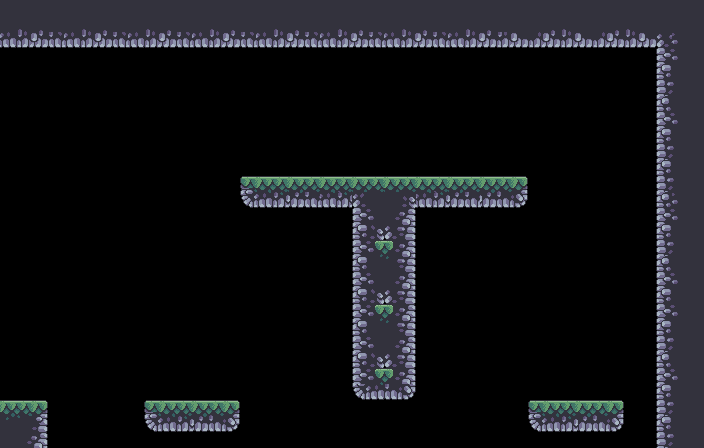

This is a level from a 2D game, rendered from its Tiled map with the project's own tilesets. A one-line summary and the complete map file follow:
An orthogonal 44x28 tile map with 16x16 px tiles, 1 tile layer (Calque de Tuiles 1) and 13 objects (11x collision, 2x spawn).

<map version="1.5" tiledversion="1.7.2" orientation="orthogonal" renderorder="right-down" width="44" height="28" tilewidth="16" tileheight="16" infinite="0" nextlayerid="3" nextobjectid="19">
 <tileset firstgid="1" source="../Terrain (32x32).tsx" />
 <layer id="1" name="Calque de Tuiles 1" width="44" height="28">
  <data encoding="csv">
106,106,106,106,106,106,106,106,106,106,106,106,106,106,106,106,106,106,106,106,106,106,106,106,106,106,106,106,106,106,106,106,106,105,115,115,115,115,115,115,115,115,115,115,
106,139,140,106,106,139,140,106,106,139,140,106,106,139,140,106,106,139,140,106,106,139,140,106,106,139,140,106,106,139,140,106,106,105,294,291,115,115,294,291,115,115,115,115,
172,173,174,175,172,173,174,175,172,173,174,175,172,173,174,175,172,173,174,175,172,173,174,175,172,173,174,175,172,173,174,325,326,327,328,325,326,327,328,325,326,253,70,115,
0,0,0,0,0,0,0,0,0,0,0,0,0,0,0,0,0,0,0,0,0,0,0,0,0,0,0,0,0,0,0,0,0,0,0,0,0,0,0,0,0,69,70,105,
0,0,0,0,0,0,0,0,0,0,0,0,0,0,0,0,0,0,0,0,0,0,0,0,0,0,0,0,0,0,0,0,0,0,0,0,0,0,0,0,0,103,104,105,
0,0,0,0,0,0,0,0,0,0,0,0,0,0,0,0,0,0,0,0,0,0,0,0,0,0,0,0,0,0,0,0,0,0,0,0,0,0,0,0,0,137,138,105,
0,0,0,0,0,0,0,0,0,0,0,0,0,0,0,0,0,0,0,0,0,0,0,0,0,0,0,0,0,0,0,0,0,0,0,0,0,0,0,0,0,35,105,105,
0,0,0,0,0,0,0,0,0,0,0,0,0,0,0,0,0,0,0,0,0,0,0,0,0,0,0,0,0,0,0,0,0,0,0,0,0,0,0,0,0,69,70,105,
0,0,0,0,0,0,0,0,0,0,0,0,0,0,0,0,0,0,0,0,0,0,0,0,0,0,0,0,0,0,0,0,0,0,0,0,0,0,0,0,0,103,104,105,
0,0,0,0,0,0,0,0,0,0,0,0,0,0,0,0,0,0,0,0,0,0,0,0,0,0,0,0,0,0,0,0,0,0,0,0,0,0,0,0,0,137,138,105,
0,0,0,0,0,0,0,0,0,0,0,0,0,0,0,0,0,0,0,0,0,0,0,0,0,0,0,0,0,0,0,0,0,0,0,0,0,0,0,0,0,103,104,105,
0,0,0,0,0,0,0,0,0,0,0,0,0,0,0,273,274,275,274,275,276,277,274,275,274,275,276,277,274,275,276,277,278,0,0,0,0,0,0,0,0,137,138,105,
0,0,0,0,0,0,0,0,0,0,0,0,0,0,0,307,308,309,310,311,308,309,121,116,116,124,308,309,310,311,310,311,312,0,0,0,0,0,0,0,0,35,70,105,
0,0,0,0,0,0,0,0,0,0,0,0,0,0,0,0,0,0,0,0,0,0,217,218,219,220,0,0,0,0,0,0,0,0,0,0,0,0,0,0,0,69,70,105,
0,0,0,0,0,0,0,0,0,0,0,0,0,0,0,0,0,0,0,0,0,0,251,252,253,254,0,0,0,0,0,0,0,0,0,0,0,0,0,0,0,103,104,105,
0,0,0,0,0,0,0,0,0,0,0,0,0,0,0,0,0,0,0,0,0,0,285,286,287,288,0,0,0,0,0,0,0,0,0,0,0,0,0,0,0,137,138,105,
0,0,0,0,0,0,0,0,0,0,0,0,0,0,0,0,0,0,0,0,0,0,319,320,321,322,0,0,0,0,0,0,0,0,0,0,0,0,0,0,0,35,105,105,
0,0,0,0,0,0,0,0,0,0,0,0,0,0,0,0,0,0,0,0,0,0,217,218,219,220,0,0,0,0,0,0,0,0,0,0,0,0,0,0,0,69,70,105,
0,0,0,0,0,0,0,0,0,0,0,0,0,0,0,0,0,0,0,0,0,0,251,252,253,254,0,0,0,0,0,0,0,0,0,0,0,0,0,0,0,103,104,105,
0,0,0,0,0,0,0,0,0,0,0,0,0,0,0,0,0,0,0,0,0,0,285,286,287,288,0,0,0,0,0,0,0,0,0,0,0,0,0,0,0,69,70,105,
0,0,0,0,0,0,0,0,0,0,0,0,0,0,0,0,0,0,0,0,0,0,319,320,321,322,0,0,0,0,0,0,0,0,0,0,0,0,0,0,0,103,104,105,
0,0,0,0,0,0,0,0,0,0,0,0,0,0,0,0,0,0,0,0,0,0,217,218,219,220,0,0,0,0,0,0,0,0,0,0,0,0,0,0,0,137,138,105,
0,0,0,0,0,0,0,0,0,0,0,0,0,0,0,0,0,0,0,0,0,0,251,252,253,254,0,0,0,0,0,0,0,0,0,0,0,0,0,0,0,35,105,105,
0,0,0,0,0,0,0,0,0,0,0,0,0,0,0,0,0,0,0,0,0,0,285,286,287,288,0,0,0,0,0,0,0,0,0,0,0,0,0,0,0,69,70,105,
0,0,0,0,0,0,0,0,0,0,0,0,0,0,0,0,0,0,0,0,0,0,307,308,311,312,0,0,0,0,0,0,0,0,0,0,0,0,0,0,0,103,104,105,
4,5,6,0,0,0,0,0,0,273,274,275,276,277,278,0,0,0,0,0,0,0,0,0,0,0,0,0,0,0,0,0,0,273,274,275,276,277,278,0,0,137,138,105,
38,39,40,0,0,0,0,0,0,307,308,309,310,311,312,0,0,0,0,0,0,0,0,0,0,0,0,0,0,0,0,0,0,307,308,309,310,311,312,0,0,103,104,105,
72,73,74,0,0,0,0,0,0,0,0,0,0,0,0,0,0,0,0,0,0,0,0,0,0,0,0,0,0,0,0,0,0,0,0,0,0,0,0,0,0,137,138,105
</data>
 </layer>
 <objectgroup id="2" name="Calque d'Objets 1">
  <object id="1" name="ceilling" type="collision" x="0" y="0" width="676.667" height="48" />
  <object id="3" name="wall" type="collision" x="0" y="404" width="48" height="44" />
  <object id="4" name="ground" type="collision" x="0" y="400" width="45.0909" height="48" />
  <object id="5" name="spawn_player" type="spawn" x="176" y="400">
   <point />
  </object>
  <object id="6" name="wall" type="collision" x="656" y="48" width="48" height="400" />
  <object id="7" name="wall" type="collision" x="352" y="186" width="64" height="205.333" />
  <object id="8" name="platform" type="collision" x="144" y="400" width="96" height="32" />
  <object id="9" name="platform" type="collision" x="528" y="400" width="96" height="32" />
  <object id="14" name="ceilling" type="collision" x="359.333" y="368" width="50" height="32" />
  <object id="15" name="object_map" type="spawn" x="384" y="176">
   <point />
  </object>
  <object id="16" name="ground" type="collision" x="352" y="176" width="64" height="32" />
  <object id="17" name="platform" type="collision" x="240" y="176" width="112" height="32" />
  <object id="18" name="platform" type="collision" x="416" y="176" width="112" height="32" />
 </objectgroup>
</map>
